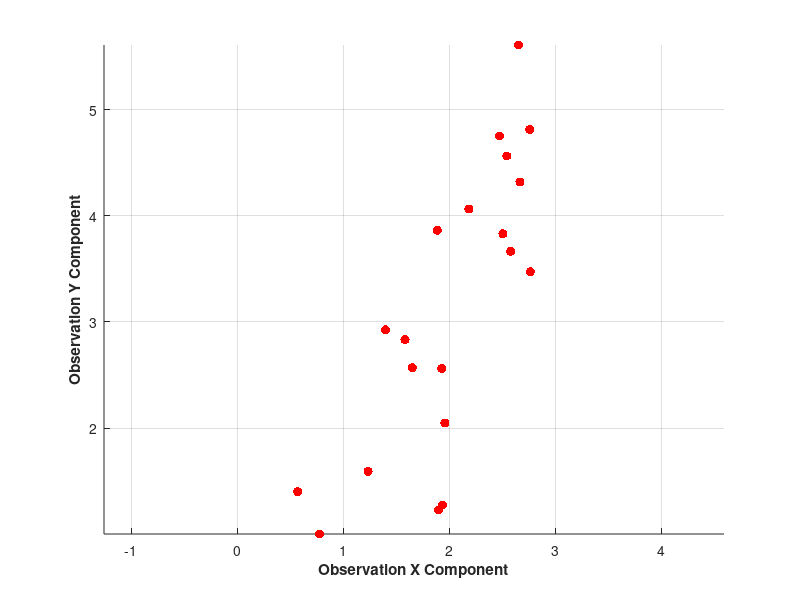
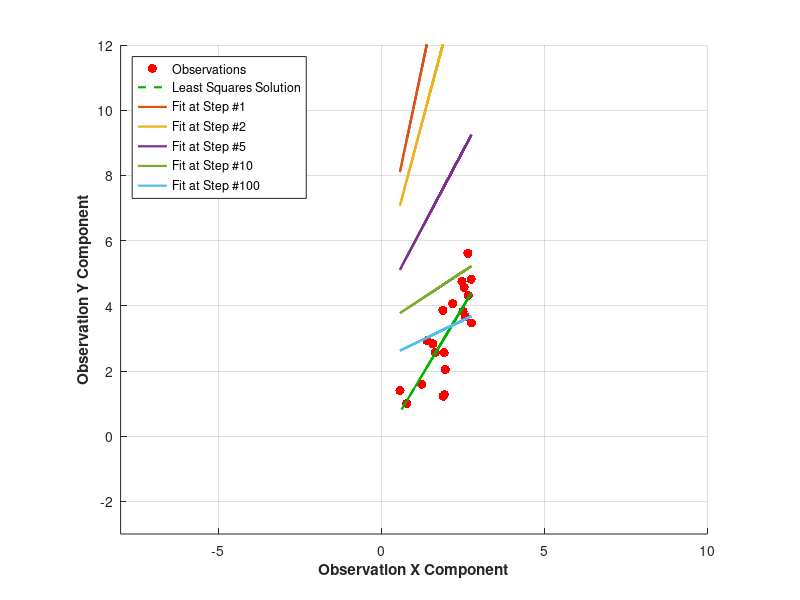

MATLAB code for these plots, in order: (Note: this script raises an error after producing the figures.)
% Based on Fall 2016 ENGS 199-01 (Data Assimilation Methods, Visiting Prof. Ryan McGranahan) HW #4 - Problem #1
% Generate a point cloud of data, then fit a line to it with linear least
% squares. Evaluate solution analytically and with gradient descent.

% restart
close all; clear; clc;
rng default;

% options
grad_type = 'descent';   %'descent','coord','stochastic'
numobs = 20;
mu = [2,3];
varx = 1;
vary = 3;
mLim = [-3 7];
bLim = [-3 8];
mStep = 0.5;
bStep = 0.5;
gStep = 0.001;
plotIters = [1, 2, 5, 10, 100];

% generate observations
covxy_max = sqrt(varx*vary);   % corresponds to corr(x,y) = 1; limit here is sqrt(3) = 1.7321
% covxy = covxy_max;
covxy = 1.5;
sigma = [varx,covxy;covxy,vary];
r = mvnrnd(mu,sigma,numobs);
obs_x = r(:,1); obs_y = r(:,2);

% compute least squares solution
H = [ones(size(obs_x)) obs_x];
xLS = inv(H'*H)*H'*obs_y;   % alternatively xLS = H\obs_y
JLS = (obs_y-H*xLS)'*(obs_y-H*xLS);

% compute error surface (i.e. cost function)
m = mLim(1):mStep:mLim(end);
b = bLim(1):bStep:bLim(end);
J = ones(length(b),length(m));
for thisBIdx = 1:length(b)
    for thisMIdx = 1:length(m)
        thisB = b(thisBIdx);
        thisM = m(thisMIdx);
        thisX = [thisB thisM]'; 
        J(thisBIdx,thisMIdx) = (obs_y-H*thisX)'*(obs_y-H*thisX);
    end
end
[Jm,Jb] = gradient(J); % used to construct quiver plot

% plot observations
for i = 1:2
    figure;
    hold on; grid on;
    ph0 = plot(obs_x,obs_y,'r.','MarkerSize',20);
    xlabel('\bfObservation X Component');
    ylabel('\bfObservation Y Component');
    axis equal;
end

% plot least squares solution
yLS = H*xLS;
ph0(end+1) = plot(obs_x,yLS,'--','Color',[0 0.7 0],'LineWidth',1.6);
legStr = {'Observations','Least Squares Solution'};

% initial conditions
x0 = [6 6]';
J0 = (obs_y-H*x0)'*(obs_y-H*x0);
data = [x0' J0];

% now we repurpose x to be our vector of unknown states [b, m]
x = x0;

% iterate through gradient descent in a rudimentary fashion
% note: this implementation does NOT change the step size / learning rate
% (gStep) but ideally it would do a line/ray search to optimize the step size
% at each iteration
for iter = 1:5000
    
    % compute the local gradient
    % if we didn't have an analytical expression
    % we could do this emperically by takings steps
    % and approximating the local gradient
    grad = -2*H'*obs_y+2*(H'*H)*x; % [b,m]' ... just the gradient of the cost function J = (Hx-y)'*(Hx-y)
    
    % change gradient if using coordinate or stochastic gradient descent
    switch grad_type
        case 'descent'
            grad_adj = grad;
        case 'coordinate'
            grad_adj = grad.*[mod(iter,2) mod(iter+1,2)]';
        case 'stochastic'
            theta = pi*rand;
            v = [cos(theta); sin(theta)];
            grad_adj = dot(grad,v)*v;
        otherwise
            error('Invalid gradient type!');
    end
    
    % take a step and compute the cost at the new location
    x = x - gStep * grad_adj;
    thisJ = (obs_y-H*x)'*(obs_y-H*x);
    
    % store data
    data(end+1,:) = [x' thisJ]; % [b,m,cost]
    
    % plot estimated line at predefined iterations
    if( max(iter == plotIters) )
        thisY = H*x;
        ph0(end+1) = plot(obs_x,thisY,'LineWidth',1.6);
        legStr{end+1} = sprintf('Fit at Step #%d',iter);
    end
end

% add legend to plot
legend(ph0,legStr,'Location','NorthWest');
set(gca,'XLim',[-8 10]);
set(gca,'YLim',[-3 12]);

% plot gradient descent surface and path
figure;
set(gcf,'Position',[0481 6.340000e+01 5.032000e+02 7.096000e+02]);
t = tiledlayout(2,1);
t.Padding = 'none';  % 'normal', 'compact', or 'none'
t.TileSpacing = 'none';  % 'normal', 'compact', or 'none'
nexttile(1);
hold on; grid on;
sh = surf(m,b,J);
contour(m,b,J,40);
quiver(m,b,Jm,Jb);
ph1 = plot3(x0(2),x0(1),J0,'.','MarkerSize',25,'Color',[0 0.9 0]);
plot3(x0(2),x0(1),J0,'o','MarkerSize',10,'Color',[0 0 0],'LineWidth',2);
ph1(end+1) = plot3(xLS(2),xLS(1),JLS,'.','MarkerSize',25,'Color',[0.8 0.0 0.8]);
plot3(xLS(2),xLS(1),JLS,'o','MarkerSize',10,'Color',[0 0 0],'LineWidth',2);
ph1(end+1) = plot3(data(:,2),data(:,1),data(:,3),'r.-','LineWidth',3);
xlabel('\bfSlope');
ylabel('\bfIntercept');
zlabel('\bfCost');
% legend(ph1,{'Initial Condition','Least Squares Solution','Gradient Descent'});
view([-127,36]);
set(sh,'FaceAlpha',0.6);
set(gca,'DataAspectRatio',[1 1 1500])

% show same data with contour plot only
nexttile(2);
hold on; grid on;
contour(b,m,J',40);
quiver(b,m,Jb',Jm');
plot(x0(1),x0(2),'.','MarkerSize',25,'Color',[0 0.9 0]);
plot(x0(1),x0(2),'o','MarkerSize',10,'Color',[0 0 0],'LineWidth',2);
plot(xLS(1),xLS(2),'.','MarkerSize',25,'Color',[0.8 0.0 0.8]);
plot(xLS(1),xLS(2),'o','MarkerSize',10,'Color',[0 0 0],'LineWidth',2);
plot(data(:,1),data(:,2),'r.-','LineWidth',3);
xlabel('\bfIntercept');
ylabel('\bfSlope');
set(gca,'XDir','reverse');
axis equal;


%%
% show example of constrained optimization

n_pts = 50;
Jc = zeros(1,n_pts);
xc = [ x0(1)*ones(1,n_pts);linspace(mLim(1),mLim(2),n_pts)];
yc = repmat(obs_y,1,n_pts);
for cPointIdx = 1:n_pts
    Jc(cPointIdx) = (H*xc(:,cPointIdx)-obs_y)'*(H*xc(:,cPointIdx)-obs_y);
end
[~,JcMinIdx] = min(Jc);

figure;
set(gcf,'Position',[0481 6.340000e+01 5.032000e+02 7.096000e+02]);
t = tiledlayout(2,1);
t.Padding = 'none';  % 'normal', 'compact', or 'none'
t.TileSpacing = 'none';  % 'normal', 'compact', or 'none'
nexttile(1);
hold on; grid on;
sh = surf(m,b,J);
contour(m,b,J,40);
quiver(m,b,Jm,Jb);
ph2 = plot3(xc(2,:),xc(1,:),Jc,'-','LineWidth',3,'Color',[0.8 0 0]);
ph2(end+1) = plot3(x0(2),x0(1),J0,'.','MarkerSize',25,'Color',[0 0.9 0]);
plot3(x0(2),x0(1),J0,'o','MarkerSize',10,'Color',[0 0 0],'LineWidth',2);
ph2(end+1) = plot3(xLS(2),xLS(1),JLS,'.','MarkerSize',25,'Color',[0.8 0.0 0.8]);
plot3(xLS(2),xLS(1),JLS,'o','MarkerSize',10,'Color',[0 0 0],'LineWidth',2);
ph2(end+1) = plot3(xc(2,JcMinIdx),xc(1,JcMinIdx),Jc(JcMinIdx),'.','MarkerSize',25,'Color',[0.8 0.0 0.0]);
plot3(xc(2,JcMinIdx),xc(1,JcMinIdx),Jc(JcMinIdx),'o','MarkerSize',10,'Color',[0 0 0],'LineWidth',2);

xlabel('\bfSlope');
ylabel('\bfIntercept');
zlabel('\bfCost');
legend(ph2,{'Constrained Cost','Initial Condition','Least Squares Solution','Constrained Minimum'});
view([-127,36]);
set(sh,'FaceAlpha',0.6);
set(gca,'DataAspectRatio',[1 1 1500])

% show same data with contour plot only
nexttile(2);
hold on; grid on;
contour(b,m,J',40);
quiver(b,m,Jb',Jm');
plot(xc(1,:),xc(2,:),'-','LineWidth',3,'Color',[0.8 0 0]);
plot(x0(1),x0(2),'.','MarkerSize',25,'Color',[0 0.9 0]);
plot(x0(1),x0(2),'o','MarkerSize',10,'Color',[0 0 0],'LineWidth',2);
plot(xLS(1),xLS(2),'.','MarkerSize',25,'Color',[0.8 0.0 0.8]);
plot(xLS(1),xLS(2),'o','MarkerSize',10,'Color',[0 0 0],'LineWidth',2);
plot3(xc(1,JcMinIdx),xc(2,JcMinIdx),Jc(JcMinIdx),'.','MarkerSize',25,'Color',[0.8 0.0 0.0]);
plot3(xc(1,JcMinIdx),xc(2,JcMinIdx),Jc(JcMinIdx),'o','MarkerSize',10,'Color',[0 0 0],'LineWidth',2);


xlabel('\bfIntercept');
ylabel('\bfSlope');
set(gca,'XDir','reverse');
axis equal;




%% plot cost function vs. iteration
figure;
set(gcf,'Position',[ 610   428   710   335]);
loglog((1:size(data,1))',data(:,3),'r-','LineWidth',1.6);
grid on;
xlabel('\bfIteration');
ylabel('\bfCost Function Value');

% save cost trajectory
costTraj = [(1:size(data,1))' data(:,3)];
save(['costTraj' grad_type '.mat'],'costTraj');

% %% plot cost function vs. iteration
% figure;
% set(gcf,'Position',[0610 4.722000e+02 4.718000e+02 2.908000e+02]);
% load('costTrajdescent.mat');
% ph = loglog(costTraj(:,1),costTraj(:,2),'-','LineWidth',1.6,'Color',[0.8 0.0 0.0]);
% hold on; grid on;
% load('costTrajcoordinate.mat');
% ph(end+1) = loglog(costTraj(:,1),costTraj(:,2),'-','LineWidth',1.6,'Color',[0.0 0.8 0.0]);
% load('costTrajstochastic.mat');
% ph(end+1) = loglog(costTraj(:,1),costTraj(:,2),'-','LineWidth',1.6,'Color',[0.0 0.0 0.8]);
% xlabel('\bfIteration');
% ylabel('\bfCost');
% legend(ph,{'Gradient','Coordinate','Stochastic'});